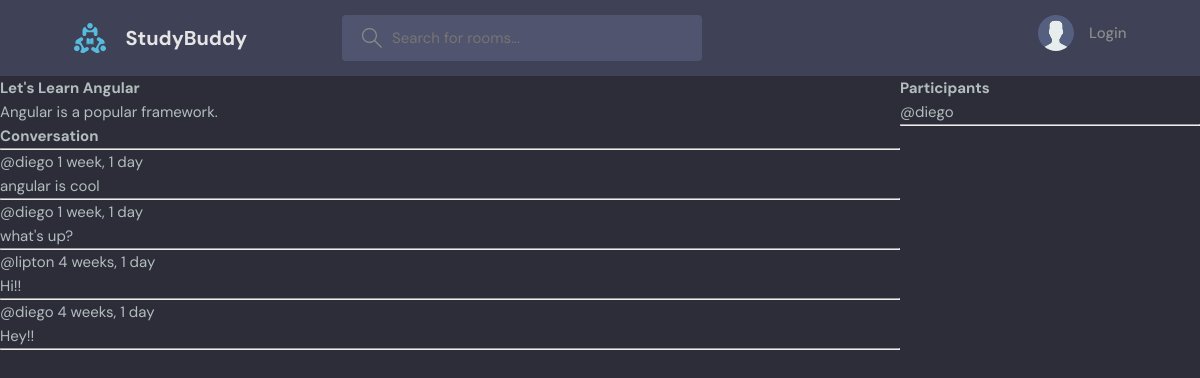
Page /room/2/ on the committed database.
### base/models.py (models this page shows, shortened)
class Room(models.Model):
    host = models.ForeignKey(User, on_delete=models.SET_NULL, null= True)
    topic = models.ForeignKey(Topic, on_delete=models.SET_NULL, null= True)
    name = models.CharField(max_length=200)
    description = models.TextField(null = True, blank= True)
    participants =  models.ManyToManyField(User, related_name='participants', blank=True)
    updated = models.DateTimeField(auto_now=True)
    created = models.DateTimeField(auto_now_add=True)
    class Meta:
        ordering = ['-updated', '-created']

class Message(models.Model):
    user = models.ForeignKey(User, on_delete=models.CASCADE)
    room = models.ForeignKey(Room, on_delete=models.CASCADE)
    body = models.TextField()
    updated = models.DateTimeField(auto_now=True)
    created = models.DateTimeField(auto_now_add=True)
    class Meta:
        ordering = ['-updated', '-created']

### base/views.py (the view, shortened to what this page needs)
# urls.py: path('room/<str:pk>/', views.room , name="room"),
def room(request,pk):
    room = Room.objects.get(id=pk)
    room_messages = room.message_set.all()
    participants = room.participants.all()
    context ={'room': room, 'room_messages': room_messages, 'participants': participants}
    return render(request, 'base/room.html', context)

### base/templates/base/room.html (shortened to what this page needs)
{% extends 'main.html' %}
{% block content %}
<div class="room-container">
    <div>
        <h1>{{room.name}}</h1>
        <p> {{room.description}} </p>
        <div class="conversations-wrapper">
            <h3>Conversation</h3>
             <hr>
        {% for message in room_messages %}
            <div>
                <small>@{{message.user}}  {{message.created|timesince}} </small>
                <p>{{message.body}}</p>
                <hr>
            </div>
        {% endfor %}
        </div>
    </div>
    <div>
        <h3>Participants</h3>
        {% for participant  in participants  %}
            <div>
                @{{participant.username}}
            </div>
        {% endfor %}
        <hr>
    </div>
</div>
{% endblock %}

### static/styles/style.css (style rules this page uses)
:root { --color-main: #71c6dd; --color-main-light: #e1f6fb; --color-dark: #3f4156; --color-dark-medium: #51546e; --color-dark-light: #696d97; --color-light: #e5e5e5; --color-gray: #8b8b8b; --color-light-gray: #b2bdbd; --color-bg: #2d2d39; --color-success: #5dd693; --color-error: #fc4b0b; }
* { font-family: "DM Sans", -apple-system, BlinkMacSystemFont, "Segoe UI", Roboto, Oxygen, Ubuntu, Cantarell, "Open Sans", "Helvetica Neue", sans-serif; margin: 0; padding: 0; box-sizing: border-box; text-rendering: optimizeLegibility; font-size: inherit; }
html { font-size: 56.25%; }
@media only screen and (min-width: 1200px) { html { font-size: 62.5%; } }
body { line-height: 1.6; font-weight: 400; font-size: 1.5rem; color: var(--color-light-gray); background-color: var(--color-bg); min-height: 100vh; }

### base/templates/base/room.html (style rules this page uses)
.room-container { display: grid; grid-template-columns: 3fr 1fr; }

### rows in the picture
Room: name "Let's Learn Angular", description "Angular is a popular framework."
Message: user "diego", created "1 week, 1 day", body "angular is cool"
Message: user "diego", created "1 week, 1 day", body "what's up?"
Message: user "lipton", created "4 weeks, 1 day", body "Hi!!"
Message: user "diego", created "4 weeks, 1 day", body "Hey!!"

### other values in the picture
{{ participant.username }} "diego"
